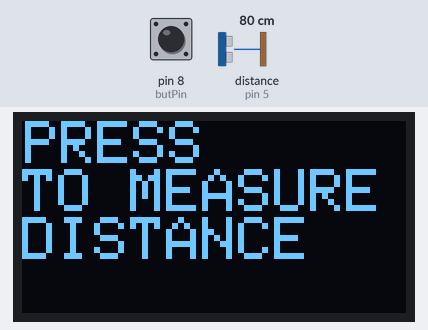
Bench run of a sketch on a simulated Arduino Uno, built with avr-gcc and run on an emulated ATmega328P. Parts: 128×64 one-colour display. The inputs (shaded band) are chosen by the test bench; at power-on: pin 8 (butPin) HIGH, distance to the obstacle (sensor on pin 5) 80 cm. The echo pulse lasts 58.3 µs per cm; what the sketch prints to the serial monitor is not drawn.

Above: at 1.2 s.
1.3 s: pin 8 (butPin) pulled LOW for 0.15 s
At 2.1 s:
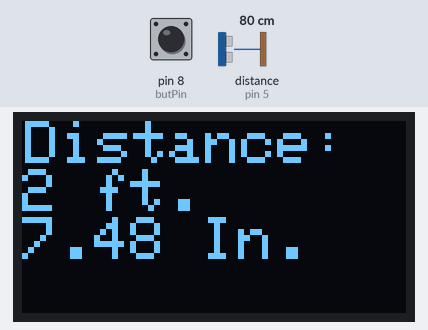
3.0 s: pin 8 (butPin) pulled LOW for 1 s
At 4.9 s:
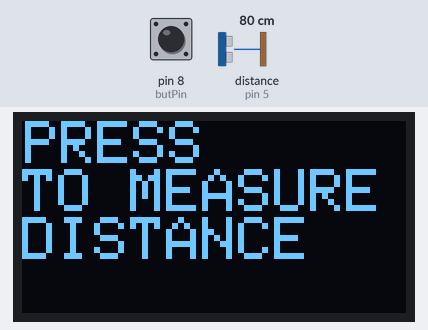
5.6 s: pin 8 (butPin) pulled LOW for 3.2 s
At 9.6 s:
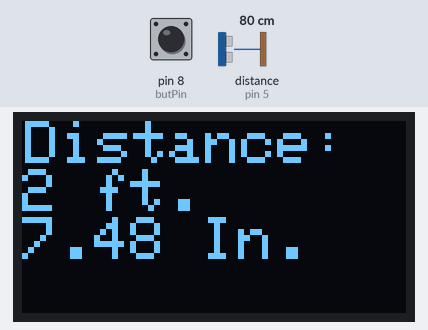
Timing chart, 0 to 11.1 s (numbered marks = the images above; inputs shaded):
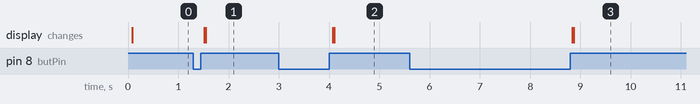

The sketch:

ULTRASONIC_OLED_TOGGLE_HW.ino
```cpp
#include <SPI.h>
#include <Wire.h>
#include <Adafruit_GFX.h>
#include <Adafruit_SSD1306.h>

int butPin = 8;
int butVal = 1;
int butValOld = 1;
int state = 1;

int echoPin = 5;
int trigPin = 6;
int pingTime;
float dist;
float speedRate = (767. * 63360.) / (60. * 60. * 1000.);

int screenWidth = 128;
int screenHeight = 64;
int oledReset = -1;

int ft;
float in;

#define SCREEN_ADDRESS 0x3C
Adafruit_SSD1306 oled(screenWidth, screenHeight, &Wire, oledReset);
void setup() {
  // put your setup code here, to run once:
  Serial.begin(115200);
  oled.begin(SSD1306_SWITCHCAPVCC, SCREEN_ADDRESS);
  pinMode(echoPin, INPUT);
  pinMode(trigPin, OUTPUT);
  pinMode(butPin, INPUT_PULLUP);

  oled.clearDisplay();
  oled.display();
  oled.setCursor(1, 0);
  oled.setTextColor(SSD1306_WHITE);
  oled.setTextSize(2);
  oled.println("PRESS");
  oled.println("TO MEASURE");
  oled.println("DISTANCE");
  oled.display();
}

void loop() {
  // put your main code here, to run repeatedly:

  butVal = digitalRead(butPin);
  if (butValOld == 0 && butVal == 1) {
    if (state == 0) {
      oled.clearDisplay();
      oled.display();
      oled.setCursor(1, 0);
      oled.setTextColor(SSD1306_WHITE);
      oled.setTextSize(2);
      oled.println("PRESS");
      oled.println("TO MEASURE");
      oled.println("DISTANCE");
      oled.display();
      // delay(100);
    }

    if (state == 1) {

      dist = findDistance();
      ft = dist/12;
      in = dist-ft*12;
      oled.clearDisplay();
      oled.display();
      oled.setCursor(1, 0);
      oled.setTextColor(SSD1306_WHITE);
      oled.setTextSize(2);
      oled.println("Distance: ");
      oled.println(String(ft)+" ft.");
      oled.print(String(in)+ " In.");
      oled.display();
      // delay(100);
    }
    state = !state;
  }
  butValOld = butVal;
  delay(50);
}

float findDistance() {
  float d;
  digitalWrite(trigPin, LOW);
  delayMicroseconds(2);
  digitalWrite(trigPin, HIGH);
  delayMicroseconds(10);
  digitalWrite(trigPin, LOW);

  pingTime = pulseIn(echoPin, HIGH);
  d = speedRate * (pingTime / 1000.) / 2.;
  Serial.println(dist);
  return d;
}
```

Measured:
- after the input at 1.3 s, the display: first changes after 0.22 s (image 1 shows a later state)
- after the input at 3.0 s, the display: first changes after 1.1 s (image 2 shows a later state)
- after the input at 5.6 s, the display: first changes after 3.2 s (image 3 shows a later state)
